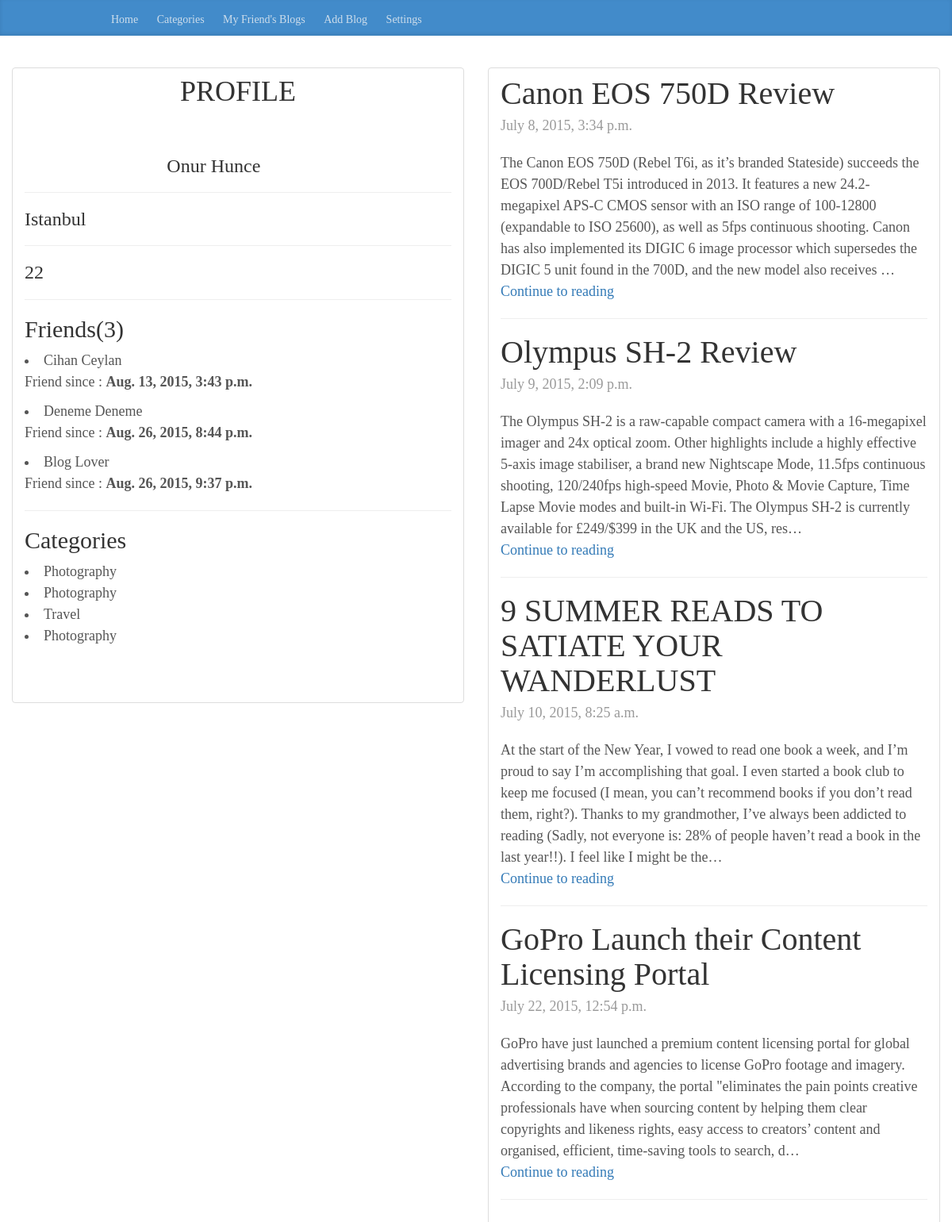
The page /user/onur-hunce/ (signed in) on the database its author committed.
### BlogApp/models.py (models this page shows, shortened)
class Blog(models.Model):
    category_choices = (
        ('Music', 'Music'),
        ('Sport', 'Sport'),
        ('Fashion', 'Fashion'),
        ('Travel', 'Travel'),
        ('Cinema', 'Cinema'),
        ('Photography', 'Photography'),
        ('Food', 'Food'),
        ('Technology', 'Technology'),
        ('Health', 'Health'),
        ('Education', 'Education'),
        ('Politics', 'Politics'),
        ('Other', 'Other'),
    )
    title = models.CharField(max_length=100)
    body = models.TextField(max_length=2000)
    category = models.CharField(
        max_length=11, choices=category_choices, blank=True)
    publish_date = models.DateTimeField(
        'date published', default=datetime.datetime.now, blank=True,
        null=True)
    owner = models.ForeignKey(UserProfile)
    image = StdImageField(
        upload_to='images/', blank=True, null=True, variations={'thumbnail': (
        750, 400)})

class UserProfile(models.Model):
    user = models.OneToOneField(User, unique=True)
    full_name = models.CharField(max_length=200)
    age = models.IntegerField(blank=True)
    location = models.CharField(max_length=300)
    slug_name = models.SlugField(blank=True)
    profile_pic = StdImageField(
        upload_to='images/profile', blank=True, variations={'thumbnail': (450, 300)})

class Friend(models.Model):
    friend = models.ForeignKey(User, null=True)
    added_friend = models.ForeignKey(User, related_name="added_friend", null=True)
    friendship_date = models.DateTimeField(
        'friend_date', default=datetime.datetime.now, blank=True)
    class Meta:
        unique_together = ('added_friend', 'friend')
    def __unicode__(self):
        return self.added_friend.userprofile.full_name

### BlogApp/views.py (the view)
# urls.py: url(r'^user/([a-z_-]+)/$', views.get_user_profile_page_and_his_posts,
@login_required
def get_user_profile_page_and_his_posts(request, username):
    blog_name = Blog.objects.filter(
        owner__slug_name=username).select_related('owner__user')
    user_name = UserProfile.objects.get(slug_name=username)
    friends = Friend.objects.filter(
        Q(friend=user_name.user) | Q(
            added_friend=user_name.user)).select_related('added_friend')
    form = add_as_friend_form(request, user_name)
    return render(request, "BlogApp/users.html",
                  {'form': form,
                   "name": blog_name,
                   "friends": friends,
                   "username": user_name
                   })

### BlogApp/templatetags/blog_tags.py (called while the page is built)
@register.inclusion_tag("BlogApp/main.html")
def main():
	return {}

### BlogApp/views.py (called while the page is built)
def add_as_friend_form(request, username):
    if request.method == 'POST':
        form = FriendForm(
            request.POST,
            initial={'friend': request.user, 'added_friend': username.user})
        if form.is_valid():
            form.save()
            messages.success(request, 'You are friends!')
        messages.warning(request, 'Something went wrong!')
        return render(request, "BlogApp/blog.html", {'form': form})
    else:
        form = FriendForm(
            initial={'friend': request.user, 'added_friend': username.user})
    return form

### BlogApp/templates/BlogApp/users.html (shortened to what this page needs)
<!DOCTYPE html>
<html>
<head>
    <link href="/static/BlogApp/css/bootstrap.min.css" rel="stylesheet">
    <link href="/static/BlogApp/css/blog.css" rel="stylesheet">
</head>
<body>
  {% load blog_tags %}
   {%main%}
<div class="col-md-6 blog-main" style="margin-top:40px">
  <div class="list-group-item">
  <div class="blog-post">
          <div class="list-group">
          <h1 style="text-align:center; margin-bottom:60px"> PROFILE </h1>
      {% for user in name %}
    {% if forloop.counter == 1%}
    <div class="col-md-4">
    </div>
    <h3> {{user.owner.full_name}} </h3>
    <hr>
     <h3> {{user.owner.location}} </h3>
     <hr>
      <h3> {{user.owner.age}} </h3>
       <hr>
         <h2> Friends({{friends.count}}) </h2>
        {%for friend in friends%}
        {%if friend.added_friend == username.user %}
         <li> {{friend.friend.userprofile.full_name}} </li>
      {%else%}
          <li> {{friend}} </li>
      {%endif%}
          <p> Friend since : <b> {{friend.friendship_date}} </b> </p>
      {%endfor%}
        <hr>
        <h2> Categories </h2>
        {%endif%}
         <li> {{user.category}} </li>
        {%endfor%}
       </div>
      </div>
    </div>
  </div>
<div class="col-md-6 blog-main" style="margin-top:40px">
  <div class="list-group-item">
  <div class="blog-post">
      {% if name%}
      {% for user in name %}
      <h2 class="blog-post-title">{{user.title}} </h2>
      <p class="blog-post-meta">{{user.publish_date}} </p>
         {{user.body|truncatechars:400}}
      <p>
        <a href="/blog/{{user.id}}"> Continue to reading </a>
      </p>
      <hr>
      {%endfor%}
      {%endif%}
      </div>
    </div>
  </div>
</body>
</html>

### BlogApp/static/BlogApp/css/blog.css (style rules this page uses)
body { font-family: Georgia, "Times New Roman", Times, serif; color: #555; }
h1, .h1, h2, .h2, h3, .h3, h4, .h4, h5, .h5, h6, .h6 { margin-top: 0; font-weight: normal; color: #333; }
.blog-main { font-size: 18px; line-height: 1.5; }
.blog-post { margin-bottom: 60px; }
.blog-post-title { margin-bottom: 5px; font-size: 40px; }
.blog-post-meta { margin-bottom: 20px; color: #999; }

### rows shown on the page
Blog: owner.full_name "Onur Hunce", owner.location "Istanbul", owner.age "22", count "3", category "Photography", title "Canon EOS 750D Review", publish_date "July 8, 2015, 3:34 p.m.", body "The Canon EOS 750D (Rebel T6i, as it’s branded Stateside) succeeds the EOS 700D/Rebel T5i introduced in 2013. It features a new 24.2-megapixel APS-C CMOS sensor with an ISO range of 100-12800 (expandable to ISO 25600), as well as 5fps continuous shooting. Canon has also implemented its DIGIC 6 image processor which supersedes the DIGIC 5 unit found in the 700D, and the new model also receives …"
Friend: added_friend.full_name "Cihan Ceylan", friendship_date "Aug. 13, 2015, 3:43 p.m."
Friend: added_friend.full_name "Deneme Deneme", friendship_date "Aug. 26, 2015, 8:44 p.m."
Friend: added_friend.full_name "Blog Lover", friendship_date "Aug. 26, 2015, 9:37 p.m."
Blog: category "Photography", title "Olympus SH-2 Review", publish_date "July 9, 2015, 2:09 p.m.", body "The Olympus SH-2 is a raw-capable compact camera with a 16-megapixel imager and 24x optical zoom. Other highlights include a highly effective 5-axis image stabiliser, a brand new Nightscape Mode, 11.5fps continuous shooting, 120/240fps high-speed Movie, Photo & Movie Capture, Time Lapse Movie modes and built-in Wi-Fi. The Olympus SH-2 is currently available for £249/$399 in the UK and the US, res…"
Blog: category "Travel", title "9 SUMMER READS TO SATIATE YOUR WANDERLUST", publish_date "July 10, 2015, 8:25 a.m.", body "At the start of the New Year, I vowed to read one book a week, and I’m proud to say I’m accomplishing that goal. I even started a book club to keep me focused (I mean, you can’t recommend books if you don’t read them, right?). Thanks to my grandmother, I’ve always been addicted to reading (Sadly, not everyone is: 28% of people haven’t read a book in the last year!!). I feel like I might be the…"
Blog: category "Photography", title "GoPro Launch their Content Licensing Portal", publish_date "July 22, 2015, 12:54 p.m.", body "GoPro have just launched a premium content licensing portal for global advertising brands and agencies to license GoPro footage and imagery. According to the company, the portal \"eliminates the pain points creative professionals have when sourcing content by helping them clear copyrights and likeness rights, easy access to creators’ content and organised, efficient, time-saving tools to search, d…"
